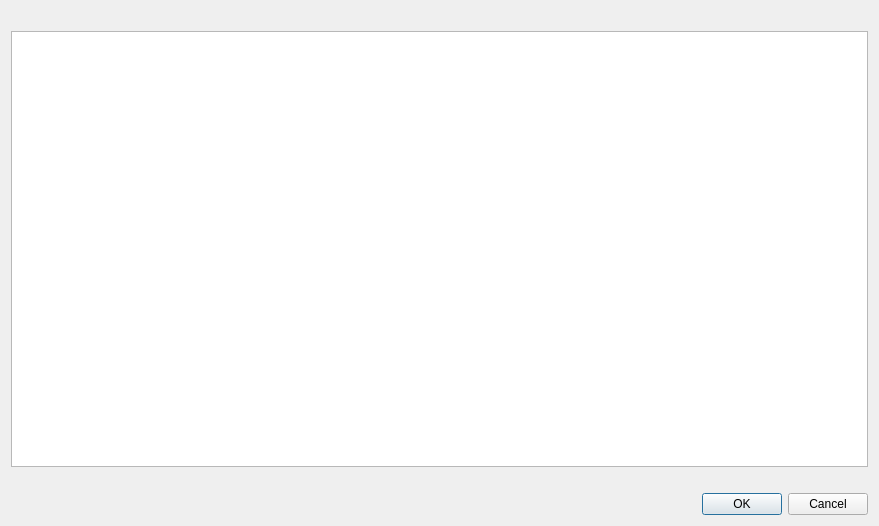
<?xml version="1.0" encoding="UTF-8"?>
<ui version="4.0">
 <class>OptionsViewer</class>
 <widget class="QDialog" name="OptionsViewer">
  <property name="geometry">
   <rect>
    <x>0</x>
    <y>0</y>
    <width>879</width>
    <height>526</height>
   </rect>
  </property>
  <property name="windowTitle">
   <string>Liste des configurations d'attribut de l'objet</string>
  </property>
  <layout class="QGridLayout" name="gridLayout">
   <item row="1" column="0">
    <widget class="QTableView" name="optionsView">
     <property name="alternatingRowColors">
      <bool>true</bool>
     </property>
     <property name="selectionMode">
      <enum>QAbstractItemView::SingleSelection</enum>
     </property>
     <property name="selectionBehavior">
      <enum>QAbstractItemView::SelectRows</enum>
     </property>
     <property name="sortingEnabled">
      <bool>true</bool>
     </property>
    </widget>
   </item>
   <item row="3" column="0">
    <widget class="QDialogButtonBox" name="confirmButtonBox">
     <property name="sizePolicy">
      <sizepolicy hsizetype="Expanding" vsizetype="Fixed">
       <horstretch>0</horstretch>
       <verstretch>0</verstretch>
      </sizepolicy>
     </property>
     <property name="orientation">
      <enum>Qt::Horizontal</enum>
     </property>
     <property name="standardButtons">
      <set>QDialogButtonBox::Cancel|QDialogButtonBox::Ok</set>
     </property>
    </widget>
   </item>
   <item row="0" column="0">
    <widget class="QLabel" name="infoNomConf">
     <property name="text">
      <string/>
     </property>
    </widget>
   </item>
   <item row="2" column="0">
    <widget class="QLabel" name="instructionsLabel">
     <property name="text">
      <string/>
     </property>
    </widget>
   </item>
  </layout>
 </widget>
 <resources/>
 <connections>
  <connection>
   <sender>confirmButtonBox</sender>
   <signal>accepted()</signal>
   <receiver>OptionsViewer</receiver>
   <slot>accept()</slot>
   <hints>
    <hint type="sourcelabel">
     <x>248</x>
     <y>254</y>
    </hint>
    <hint type="destinationlabel">
     <x>157</x>
     <y>274</y>
    </hint>
   </hints>
  </connection>
  <connection>
   <sender>confirmButtonBox</sender>
   <signal>rejected()</signal>
   <receiver>OptionsViewer</receiver>
   <slot>reject()</slot>
   <hints>
    <hint type="sourcelabel">
     <x>316</x>
     <y>260</y>
    </hint>
    <hint type="destinationlabel">
     <x>286</x>
     <y>274</y>
    </hint>
   </hints>
  </connection>
 </connections>
</ui>
